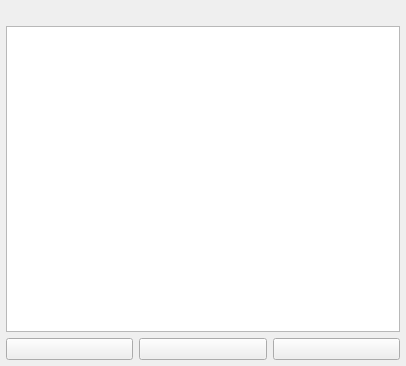
<?xml version="1.0" encoding="UTF-8"?>
<ui version="4.0">
 <class>ChannelWidget</class>
 <widget class="QWidget" name="ChannelWidget">
  <property name="geometry">
   <rect>
    <x>0</x>
    <y>0</y>
    <width>406</width>
    <height>366</height>
   </rect>
  </property>
  <property name="windowTitle">
   <string>Form</string>
  </property>
  <property name="styleSheet">
   <string notr="true"/>
  </property>
  <layout class="QVBoxLayout" name="verticalLayout">
   <property name="leftMargin">
    <number>6</number>
   </property>
   <property name="topMargin">
    <number>0</number>
   </property>
   <property name="rightMargin">
    <number>6</number>
   </property>
   <property name="bottomMargin">
    <number>6</number>
   </property>
   <item>
    <layout class="QHBoxLayout" name="horizontalLayout_2">
     <property name="spacing">
      <number>0</number>
     </property>
     <item>
      <spacer name="horizontalSpacer">
       <property name="orientation">
        <enum>Qt::Horizontal</enum>
       </property>
       <property name="sizeHint" stdset="0">
        <size>
         <width>40</width>
         <height>20</height>
        </size>
       </property>
      </spacer>
     </item>
     <item>
      <widget class="QLabel" name="label">
       <property name="text">
        <string/>
       </property>
       <property name="alignment">
        <set>Qt::AlignCenter</set>
       </property>
      </widget>
     </item>
     <item>
      <spacer name="horizontalSpacer_2">
       <property name="orientation">
        <enum>Qt::Horizontal</enum>
       </property>
       <property name="sizeHint" stdset="0">
        <size>
         <width>40</width>
         <height>20</height>
        </size>
       </property>
      </spacer>
     </item>
    </layout>
   </item>
   <item>
    <widget class="QListWidget" name="listWidget">
     <property name="movement">
      <enum>QListView::Static</enum>
     </property>
     <property name="flow">
      <enum>QListView::LeftToRight</enum>
     </property>
     <property name="isWrapping" stdset="0">
      <bool>true</bool>
     </property>
     <property name="viewMode">
      <enum>QListView::IconMode</enum>
     </property>
    </widget>
   </item>
   <item>
    <layout class="QHBoxLayout" name="horizontalLayout">
     <item>
      <widget class="QPushButton" name="auto_pushButton">
       <property name="text">
        <string/>
       </property>
      </widget>
     </item>
     <item>
      <widget class="QPushButton" name="add_pushButton">
       <property name="text">
        <string/>
       </property>
      </widget>
     </item>
     <item>
      <widget class="QPushButton" name="del_pushButton">
       <property name="text">
        <string/>
       </property>
      </widget>
     </item>
    </layout>
   </item>
  </layout>
 </widget>
 <resources>
  <include location="C:/Users/John_Yang/Desktop/1.qrc"/>
 </resources>
 <connections/>
</ui>
